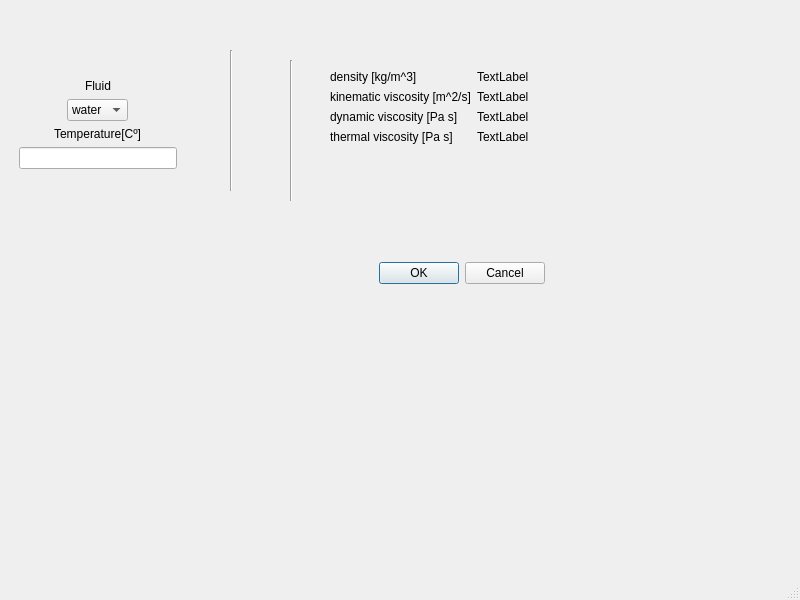
<?xml version="1.0" encoding="UTF-8"?>
<ui version="4.0">
 <class>MainWindow</class>
 <widget class="QMainWindow" name="MainWindow">
  <property name="geometry">
   <rect>
    <x>0</x>
    <y>0</y>
    <width>800</width>
    <height>600</height>
   </rect>
  </property>
  <property name="windowTitle">
   <string>MainWindow</string>
  </property>
  <widget class="QWidget" name="centralwidget">
   <widget class="QFrame" name="frame">
    <property name="geometry">
     <rect>
      <x>10</x>
      <y>70</y>
      <width>176</width>
      <height>108</height>
     </rect>
    </property>
    <layout class="QVBoxLayout" name="Input">
     <item alignment="Qt::AlignHCenter">
      <widget class="QLabel" name="FluidLabel">
       <property name="layoutDirection">
        <enum>Qt::LeftToRight</enum>
       </property>
       <property name="autoFillBackground">
        <bool>false</bool>
       </property>
       <property name="text">
        <string>Fluid</string>
       </property>
      </widget>
     </item>
     <item alignment="Qt::AlignHCenter|Qt::AlignVCenter">
      <widget class="QComboBox" name="FluidSel">
       <item>
        <property name="text">
         <string>water</string>
        </property>
       </item>
       <item>
        <property name="text">
         <string>air</string>
        </property>
       </item>
      </widget>
     </item>
     <item alignment="Qt::AlignHCenter">
      <widget class="QLabel" name="label">
       <property name="text">
        <string>Temperature[Cº]</string>
       </property>
      </widget>
     </item>
     <item>
      <widget class="QLineEdit" name="Temp">
       <property name="text">
        <string/>
       </property>
      </widget>
     </item>
    </layout>
   </widget>
   <widget class="QWidget" name="verticalLayoutWidget">
    <property name="geometry">
     <rect>
      <x>330</x>
      <y>70</y>
      <width>253</width>
      <height>108</height>
     </rect>
    </property>
    <layout class="QFormLayout" name="formLayout">
     <item row="1" column="0">
      <widget class="QLabel" name="Dens">
       <property name="text">
        <string>density [kg/m^3]</string>
       </property>
      </widget>
     </item>
     <item row="2" column="0">
      <widget class="QLabel" name="KinViscosity">
       <property name="text">
        <string>kinematic viscosity [m^2/s]</string>
       </property>
      </widget>
     </item>
     <item row="3" column="0">
      <widget class="QLabel" name="DinViscosity">
       <property name="text">
        <string>dynamic viscosity [Pa s]</string>
       </property>
      </widget>
     </item>
     <item row="4" column="0">
      <widget class="QLabel" name="ThermViscosity">
       <property name="text">
        <string>thermal viscosity [Pa s]</string>
       </property>
      </widget>
     </item>
     <item row="1" column="1">
      <widget class="QLabel" name="denOut">
       <property name="text">
        <string>TextLabel</string>
       </property>
      </widget>
     </item>
     <item row="2" column="1">
      <widget class="QLabel" name="kinVisOut">
       <property name="text">
        <string>TextLabel</string>
       </property>
      </widget>
     </item>
     <item row="3" column="1">
      <widget class="QLabel" name="dinVisOut">
       <property name="text">
        <string>TextLabel</string>
       </property>
      </widget>
     </item>
     <item row="4" column="1">
      <widget class="QLabel" name="therVisOut">
       <property name="text">
        <string>TextLabel</string>
       </property>
      </widget>
     </item>
    </layout>
   </widget>
   <widget class="QDialogButtonBox" name="buttonBox">
    <property name="geometry">
     <rect>
      <x>110</x>
      <y>260</y>
      <width>435</width>
      <height>27</height>
     </rect>
    </property>
    <property name="orientation">
     <enum>Qt::Horizontal</enum>
    </property>
    <property name="standardButtons">
     <set>QDialogButtonBox::Cancel|QDialogButtonBox::Ok</set>
    </property>
   </widget>
   <widget class="Line" name="line1">
    <property name="geometry">
     <rect>
      <x>230</x>
      <y>50</y>
      <width>3</width>
      <height>141</height>
     </rect>
    </property>
    <property name="orientation">
     <enum>Qt::Vertical</enum>
    </property>
   </widget>
   <widget class="Line" name="line2">
    <property name="geometry">
     <rect>
      <x>290</x>
      <y>60</y>
      <width>3</width>
      <height>141</height>
     </rect>
    </property>
    <property name="orientation">
     <enum>Qt::Vertical</enum>
    </property>
   </widget>
  </widget>
  <widget class="QMenuBar" name="menubar">
   <property name="geometry">
    <rect>
     <x>0</x>
     <y>0</y>
     <width>800</width>
     <height>25</height>
    </rect>
   </property>
  </widget>
  <widget class="QStatusBar" name="statusbar"/>
 </widget>
 <resources/>
 <connections/>
</ui>
